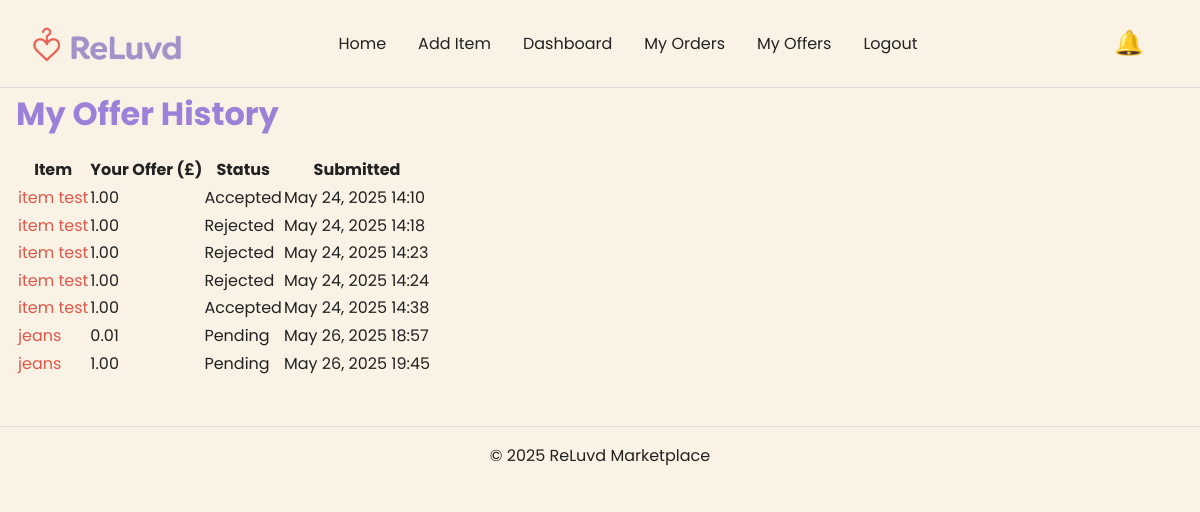
Page /checkout/my-offers/ (signed in) on the committed database.
### checkout/models.py (models this page shows, shortened)
class Order(models.Model):
    STATUS_CHOICES = [
        ("pending", "Pending"),
        ("accepted", "Accepted"),
        ("rejected", "Rejected"),
    ]
    item = models.ForeignKey(
        Item, on_delete=models.CASCADE, related_name="checkout_orders"
    )
    buyer = models.ForeignKey(settings.AUTH_USER_MODEL, on_delete=models.CASCADE)
    price = models.DecimalField(max_digits=10, decimal_places=2)
    is_offer = models.BooleanField(default=False)
    offer_note = models.TextField(blank=True)
    created_at = models.DateTimeField(auto_now_add=True)
    status = models.CharField(
        max_length=10, choices=STATUS_CHOICES, default="pending"
    )  # ✅ new

### items/models.py (models this page shows, shortened)
class Item(models.Model):
    CATEGORY_CHOICES = [
        ("fashion", "Fashion"),
        ("electronics", "Electronics"),
        ("books", "Books"),
        ("home", "Home"),
        ("other", "Other"),
    ]
    title = models.CharField(max_length=100)
    description = models.TextField()
    category = models.CharField(max_length=20, choices=CATEGORY_CHOICES)
    price = models.DecimalField(max_digits=8, decimal_places=2)
    image = models.ImageField(upload_to="item_images/", blank=True, null=True)
    seller = models.ForeignKey(User, on_delete=models.CASCADE, related_name="items")
    date_posted = models.DateTimeField(auto_now_add=True)
    is_sold = models.BooleanField(default=False)
    quantity = models.PositiveIntegerField(default=1)

### checkout/views.py (the view)
# urls.py: path("my-offers/", views.my_offers, name="my_offers"),
@login_required
def my_offers(request):
    offers = Order.objects.filter(buyer=request.user, is_offer=True).select_related(
        "item"
    )
    return render(request, "checkout/my_offers.html", {"offers": offers})

### items/context_processors.py (called while the page is built)
def notifications(request):
    return {"notifications": get_notifications(request.user)}

### items/utils.py (called while the page is built)
def get_notifications(user):
    if not user.is_authenticated:
        return []
    items = Item.objects.filter(seller=user)
    message_notes = Message.objects.filter(item__in=items).order_by("-created_at")[:5]
    offer_notes = Order.objects.filter(item__in=items, is_offer=True).order_by(
        "-created_at"
    )[:5]
    sold_notes = Item.objects.filter(seller=user, is_sold=True).order_by(
        "-date_posted"
    )[:5]
    return {
        "messages": message_notes,
        "offers": offer_notes,
        "sales": sold_notes,
    }

### templates/checkout/my_offers.html
{% extends "base.html" %}
{% block content %}
<main role="main" aria-labelledby="my-offers-heading">
    <h2 id="my-offers-heading">My Offer History</h2>
    {% if offers %}
    <table aria-describedby="my-offers-heading">
        <thead>
            <tr>
                <th scope="col">Item</th>
                <th scope="col">Your Offer (£)</th>
                <th scope="col">Status</th>
                <th scope="col">Submitted</th>
            </tr>
        </thead>
        <tbody>
            {% for offer in offers %}
            <tr>
                <td>
                    <a href="{% url 'item_detail' offer.item.id %}" aria-label="View item {{ offer.item.title }}">
                        {{ offer.item.title }}
                    </a>
                </td>
                <td>{{ offer.price }}</td>
                <td>{{ offer.status|title }}</td>
                <td>{{ offer.created_at|date:"M d, Y H:i" }}</td>
            </tr>
            {% endfor %}
        </tbody>
    </table>
    {% else %}
    <p>You haven’t made any offers yet.</p>
    {% endif %}
</main>
{% endblock %}

### static/css/style.css (style rules this page uses)
*, *::before, *::after { box-sizing: border-box; }
* { margin: 0; }
@media (prefers-reduced-motion: no-preference) { html { interpolate-size: allow-keywords; } }
body { line-height: 1.5; -webkit-font-smoothing: antialiased; }
p, h1, h2, h3, h4, h5, h6 { overflow-wrap: break-word; }
h1, h2, h3, h4, h5, h6 { text-wrap: balance; }
:root { --primary-red: #E0584A; --primary-purple: #9D80D7; --background: #FAF2E5; --text-dark: #222222; --text-light: #FFFFFF; --accent-yellow: #FFC857; --accent-green: #4CAF50; --error-red: #D32F2F; }
* { margin: 0; padding: 0; box-sizing: border-box; }
body { font-family: 'Poppins', Arial, sans-serif; color: var(--text-dark); background-color: var(--background); line-height: 1.6; font-size: 16px; }
h1, h2, h3, h4, h5, h6 { color: var(--primary-purple); margin-bottom: 0.5em; }
h2 { font-size: 2rem; }
a { color: var(--primary-red); text-decoration: none; }

### rows in the picture
Order: item "item test", price "1.00", status "Accepted", created_at "May 24, 2025 14:10"
Order: item "item test", price "1.00", status "Rejected", created_at "May 24, 2025 14:18"
Order: item "item test", price "1.00", status "Rejected", created_at "May 24, 2025 14:23"
Order: item "item test", price "1.00", status "Rejected", created_at "May 24, 2025 14:24"
Order: item "item test", price "1.00", status "Accepted", created_at "May 24, 2025 14:38"
Order: item "jeans", price "0.01", status "Pending", created_at "May 26, 2025 18:57"
Order: item "jeans", price "1.00", status "Pending", created_at "May 26, 2025 19:45"
